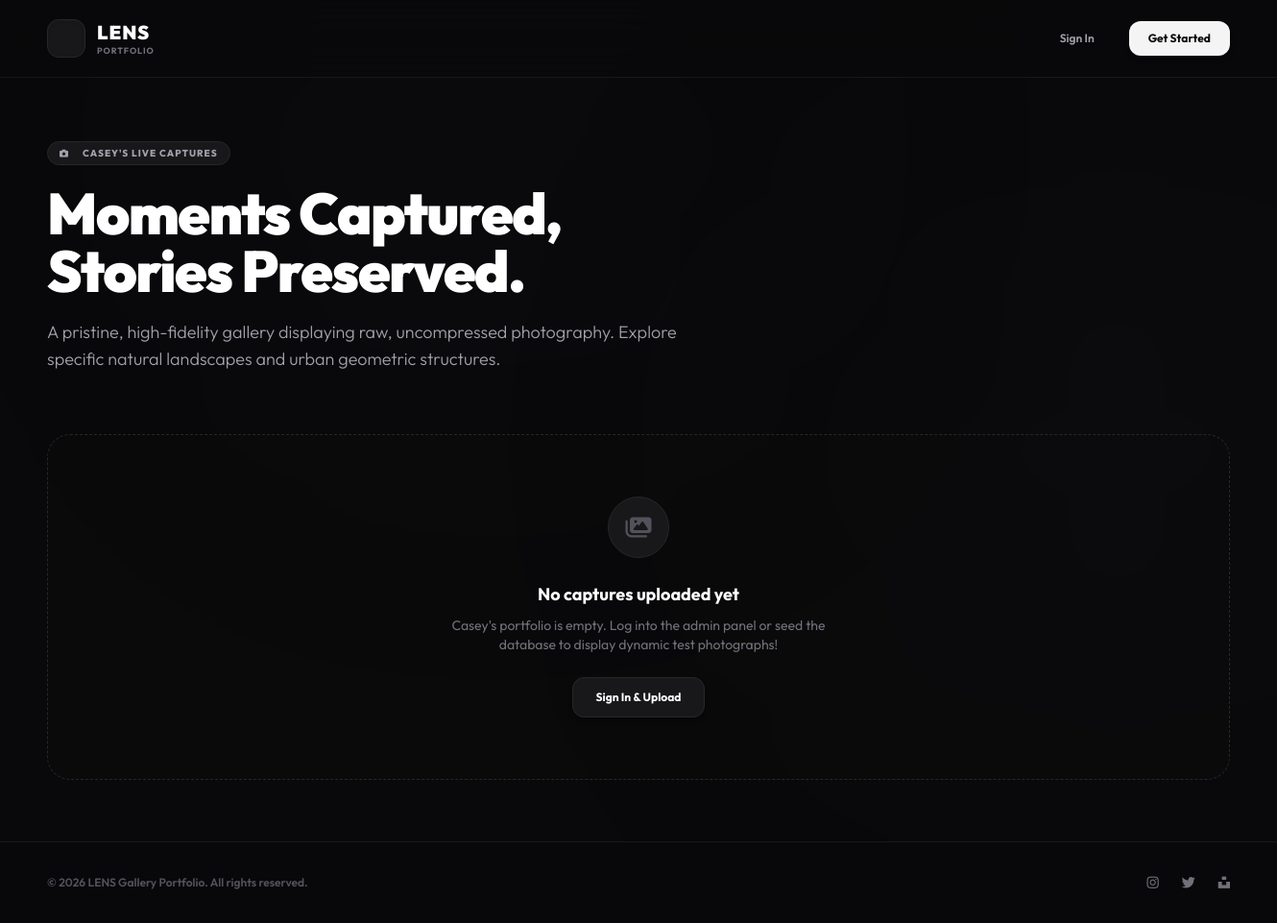
The app's page /, older data.
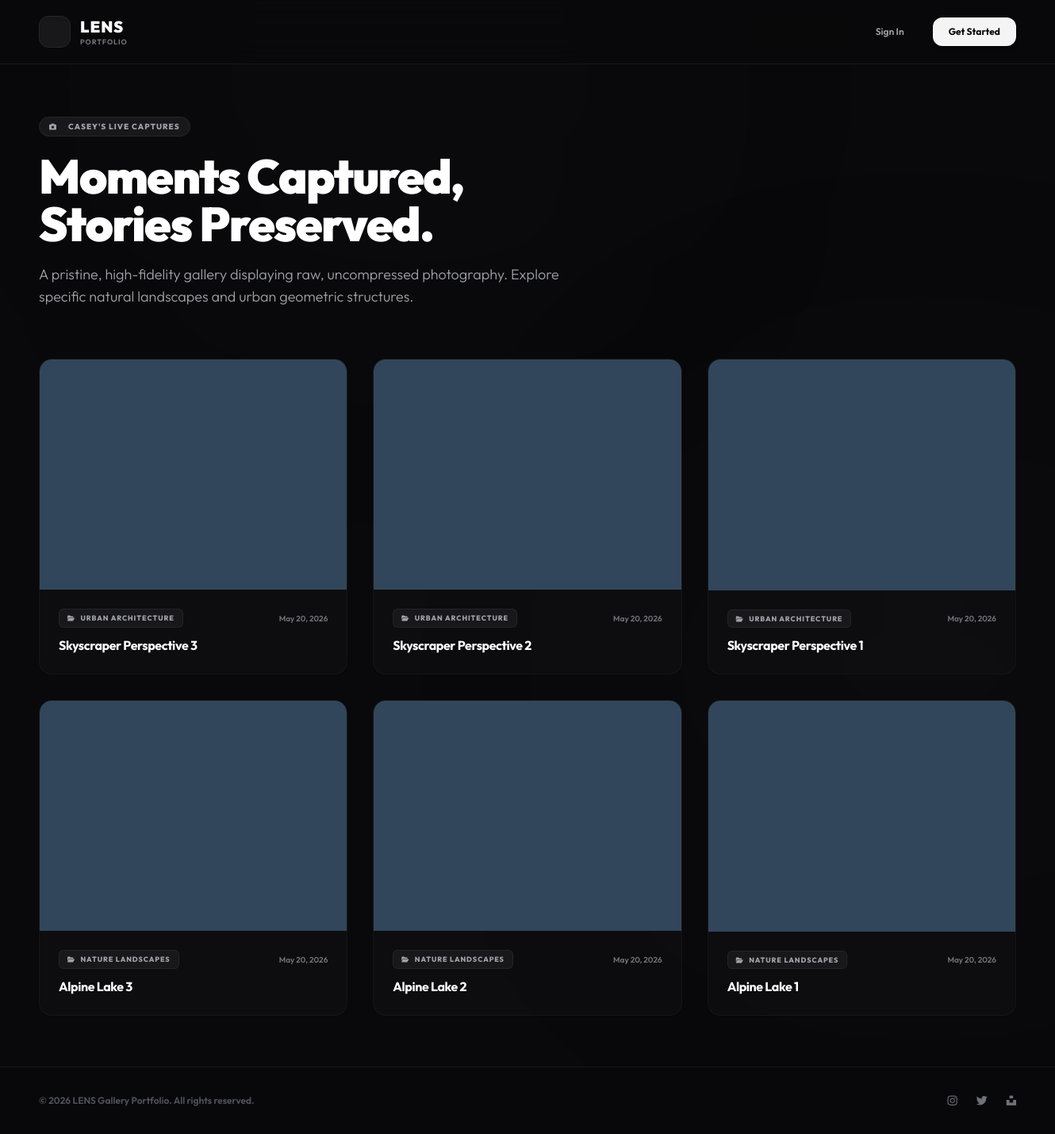
The same page, newer data.
### gallery/models.py (models this page shows, shortened)
class Photo(models.Model):
    album = models.ForeignKey(
        Album,
        on_delete=models.CASCADE,
        related_name='photos'
    )
    title = models.CharField(max_length=200)
    image = models.ImageField(upload_to='photos/')
    uploaded_at = models.DateTimeField(auto_now_add=True)

class Album(models.Model):
    user = models.ForeignKey(
        settings.AUTH_USER_MODEL,
        on_delete=models.CASCADE,
        related_name='albums'
    )
    title = models.CharField(max_length=200)
    description = models.TextField(blank=True)
    created_at = models.DateTimeField(auto_now_add=True)

### gallery/views.py (the view)
# urls.py: path('', views.gallery_view, name='index'),
def gallery_view(request):
    albums = Album.objects.all().order_by('-created_at')
    photos = Photo.objects.all().order_by('-uploaded_at')
    return render(request, 'gallery.html', {
        'albums': albums,
        'photos': photos,
    })

### gallery/templates/gallery.html (shortened to what this page needs)
<!DOCTYPE html>
<html lang="en" class="h-full">
<head>
    <script src="https://cdn.tailwindcss.com"></script>
    <link rel="stylesheet" href="https://cdnjs.cloudflare.com/ajax/libs/font-awesome/6.4.0/css/all.min.css">
</head>
<body class="min-h-full bg-zinc-950 text-zinc-100 flex flex-col justify-between relative overflow-x-hidden selection:bg-zinc-800 selection:text-white">
    <div class="absolute top-[-10%] left-[20%] w-[500px] h-[500px] bg-zinc-800/10 rounded-full blur-[150px] pointer-events-none"></div>
    <div class="absolute bottom-[20%] right-[-10%] w-[600px] h-[600px] bg-zinc-800/10 rounded-full blur-[160px] pointer-events-none"></div>
    <header class="w-full bg-zinc-950/80 backdrop-blur-xl border-b border-zinc-900 sticky top-0 z-50">
        <div class="max-w-7xl mx-auto px-6 h-20 flex items-center justify-between">
            <a href="/" class="flex items-center space-x-3 group">
                <div class="flex items-center justify-center w-10 h-10 bg-zinc-900 border border-zinc-800 rounded-xl shadow-inner group-hover:border-zinc-700 transition duration-300">
                </div>
                <div class="flex flex-col">
                    <span class="font-black text-xl tracking-wider text-white uppercase">
                        Lens
                    </span>
                    <span class="text-[9px] text-zinc-500 font-bold tracking-widest uppercase mt-[-2px]">
                        Portfolio
                    </span>
                </div>
            </a>
            <div class="flex items-center space-x-4">
                {% if user.is_authenticated %}
                    <span class="text-zinc-500 text-xs font-semibold tracking-wider hidden md:inline-block">
                        <i class="fa-regular fa-circle-user mr-1.5 text-zinc-400"></i> {{ user.email }}
                    </span>
                    <a href="{% url 'photo_upload' %}" class="py-2.5 px-5 bg-zinc-100 hover:bg-white text-zinc-950 font-bold rounded-xl text-xs transition duration-200 shadow-md flex items-center">
                        <i class="fa-solid fa-cloud-arrow-up mr-1.5 text-zinc-950"></i> Upload Photo
                    </a>
                    <a href="{% url 'album_create' %}" class="py-2.5 px-5 bg-zinc-900 hover:bg-zinc-800 border border-zinc-800 text-white font-semibold rounded-xl text-xs transition duration-200 shadow-sm flex items-center">
                        <i class="fa-solid fa-folder-plus mr-1.5 text-zinc-400"></i> Create Album
                    </a>
                    <a href="/dashboard/" class="py-2.5 px-5 bg-zinc-900 hover:bg-zinc-800 border border-zinc-800 text-white font-semibold rounded-xl text-xs transition duration-200 shadow-sm flex items-center">
                        <i class="fa-solid fa-chart-line mr-1.5"></i> Dashboard
                    </a>
                    <a href="{% url 'logout' %}" class="py-2.5 px-5 bg-red-950/30 hover:bg-red-900/40 border border-red-900/50 text-red-400 font-semibold rounded-xl text-xs transition duration-200 shadow-sm flex items-center">
                        <i class="fa-solid fa-arrow-right-from-bracket mr-1.5"></i> Logout
                    </a>
                {% else %}
                    <a href="/login/" class="py-2.5 px-5 text-zinc-400 hover:text-white font-semibold text-xs transition duration-200">
                        Sign In
                    </a>
                    <a href="/register/" class="py-2.5 px-5 bg-zinc-100 hover:bg-white text-zinc-950 font-bold rounded-xl text-xs transition duration-200 shadow-md">
                        Get Started
                    </a>
                {% endif %}
            </div>
        </div>
    </header>
    <main class="flex-grow max-w-7xl w-full mx-auto px-6 py-16 relative z-10 space-y-16">
        <div class="max-w-3xl space-y-5">
            <div class="inline-flex items-center space-x-2 px-3 py-1 bg-zinc-900 border border-zinc-800 rounded-full text-zinc-400 text-[10px] font-extrabold tracking-widest uppercase">
                <i class="fa-solid fa-camera text-[9px] mr-1.5"></i> <span>Casey's Live Captures</span>
            </div>
            <h1 class="text-4xl sm:text-6xl font-black tracking-tight text-white leading-tight">
                Moments Captured,<br>Stories Preserved.
            </h1>
            <p class="text-zinc-400 text-base sm:text-lg font-light leading-relaxed max-w-2xl">
                A pristine, high-fidelity gallery displaying raw, uncompressed photography. Explore specific natural landscapes and urban geometric structures.
            </p>
        </div>
        {% if photos %}
            <div class="grid grid-cols-1 md:grid-cols-2 lg:grid-cols-3 gap-8" id="portfolio-grid">
                {% for photo in photos %}
                    <a href="{% url 'photo_detail' photo.id %}" class="photo-card block group relative bg-zinc-900/30 border border-zinc-900/80 hover:border-zinc-800 rounded-2xl overflow-hidden transition-all duration-500 hover:scale-[1.02] shadow-sm hover:shadow-2xl">
                        <div class="w-full aspect-[4/3] bg-zinc-950 overflow-hidden relative">
                            <img src="{{ photo.image.url }}" alt="{{ photo.title }}" class="w-full h-full object-cover transition-transform duration-700 group-hover:scale-105">
                        </div>
                        <div class="p-6 space-y-2.5">
                            <div class="flex items-center justify-between">
                                <span class="py-1 px-2.5 bg-zinc-900 border border-zinc-800/80 rounded-md text-[9px] font-extrabold tracking-widest text-zinc-400 uppercase">
                                    <i class="fa-solid fa-folder-open text-[8px] mr-1"></i> {{ photo.album.title }}
                                </span>
                                <span class="text-zinc-500 text-[10px] font-semibold">
                                    {{ photo.uploaded_at|date:"M d, Y" }}
                                </span>
                            </div>
                            <h3 class="text-white text-base font-bold tracking-tight truncate group-hover:text-zinc-300 transition-colors">
                                {{ photo.title }}
                            </h3>
                        </div>
                    </a>
                {% endfor %}
            </div>
        {% else %}
            <div class="w-full border border-dashed border-zinc-800 rounded-3xl p-16 text-center space-y-6 bg-zinc-900/10">
                <div class="w-16 h-16 rounded-full bg-zinc-900 border border-zinc-800 flex items-center justify-center mx-auto text-zinc-600">
                    <i class="fa-solid fa-images text-2xl"></i>
                </div>
                <div class="space-y-2">
                    <h3 class="text-white text-lg font-bold">No captures uploaded yet</h3>
                    <p class="text-zinc-500 text-sm max-w-md mx-auto">Casey's portfolio is empty. Log into the admin panel or seed the database to display dynamic test photographs!</p>
                </div>
                {% if user.is_authenticated %}
                    <a href="/dashboard/" class="py-3 px-6 bg-zinc-100 hover:bg-white text-zinc-950 text-xs font-bold rounded-xl shadow-md transition inline-block">
                        Go to Dashboard
                    </a>
                {% else %}
                    <a href="/login/" class="py-3 px-6 bg-zinc-900 hover:bg-zinc-800 border border-zinc-800 text-white text-xs font-bold rounded-xl shadow-md transition inline-block">
                        Sign In & Upload
                    </a>
                {% endif %}
            </div>
        {% endif %}
    </main>
    <footer class="w-full border-t border-zinc-900 bg-zinc-950/40 py-8 text-center relative z-10">
        <div class="max-w-7xl mx-auto px-6 flex flex-col md:flex-row items-center justify-between gap-4">
            <p class="text-zinc-600 text-xs font-semibold">
                &copy; 2026 LENS Gallery Portfolio. All rights reserved.
            </p>
            <div class="flex items-center space-x-6 text-zinc-500 text-sm">
                <span class="hover:text-white cursor-pointer transition"><i class="fa-brands fa-instagram"></i></span>
                <span class="hover:text-white cursor-pointer transition"><i class="fa-brands fa-twitter"></i></span>
                <span class="hover:text-white cursor-pointer transition"><i class="fa-brands fa-unsplash"></i></span>
            </div>
        </div>
    </footer>
</body>
</html>

### gallery/templates/gallery.html (style rules this page uses)
body { font-family: 'Outfit', sans-serif; }

Row changes from the older to the newer data that the page shows:
added Photo: image (placeholder picture), album "URBAN ARCHITECTURE", uploaded_at "May 20, 2026", title "Skyscraper Perspective 3"
added Photo: image (placeholder picture), album "URBAN ARCHITECTURE", uploaded_at "May 20, 2026", title "Skyscraper Perspective 2"
added Photo: image (placeholder picture), album "URBAN ARCHITECTURE", uploaded_at "May 20, 2026", title "Skyscraper Perspective 1"
added Photo: image (placeholder picture), album "NATURE LANDSCAPES", uploaded_at "May 20, 2026", title "Alpine Lake 3"
added Photo: image (placeholder picture), album "NATURE LANDSCAPES", uploaded_at "May 20, 2026", title "Alpine Lake 2"
added Photo: image (placeholder picture), album "NATURE LANDSCAPES", uploaded_at "May 20, 2026", title "Alpine Lake 1"
Text that changed along with them:
text no longer shown: "No captures uploaded yet Casey's portfolio is empty. Log into the admin panel or seed the database to display dynamic test photographs! Sign In & Upload"
